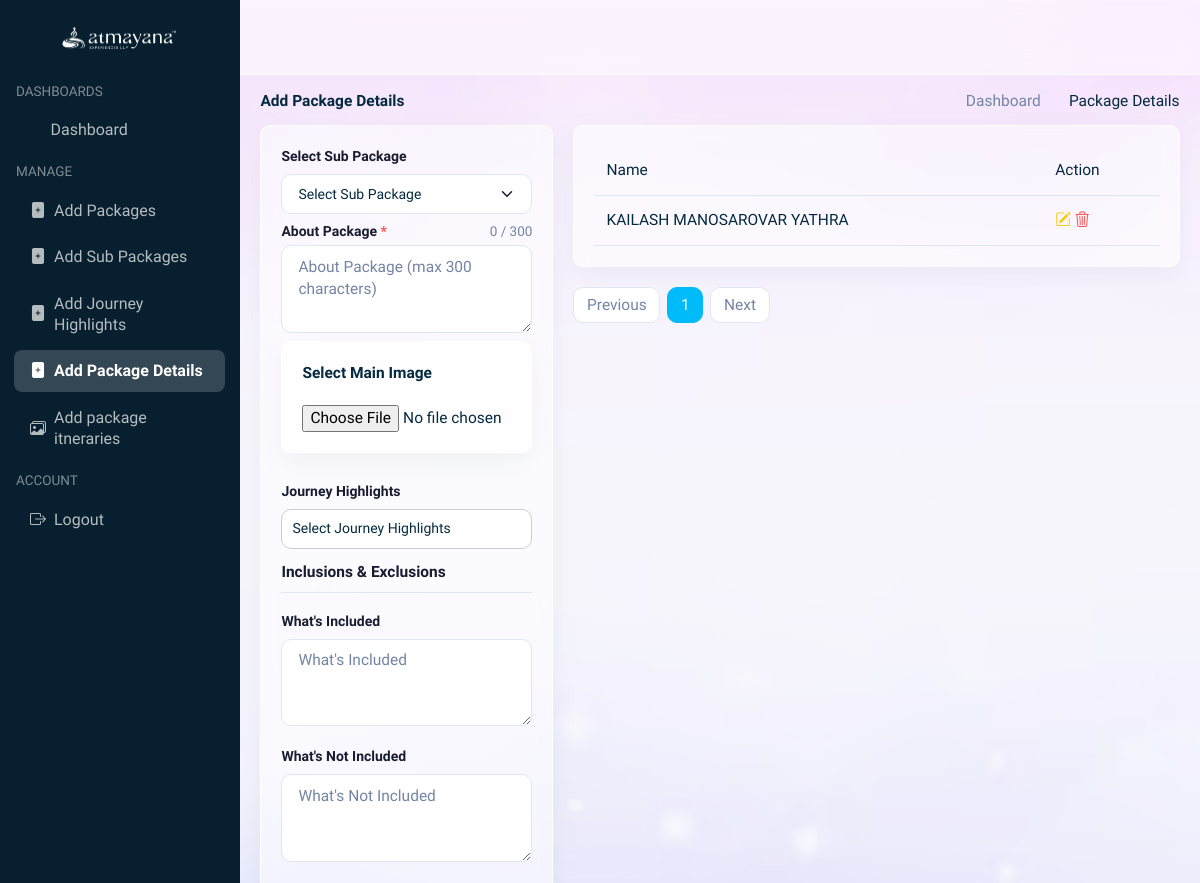
/addpackagedetails/ (signed in, upper part), run on an earlier commit of the app's database.
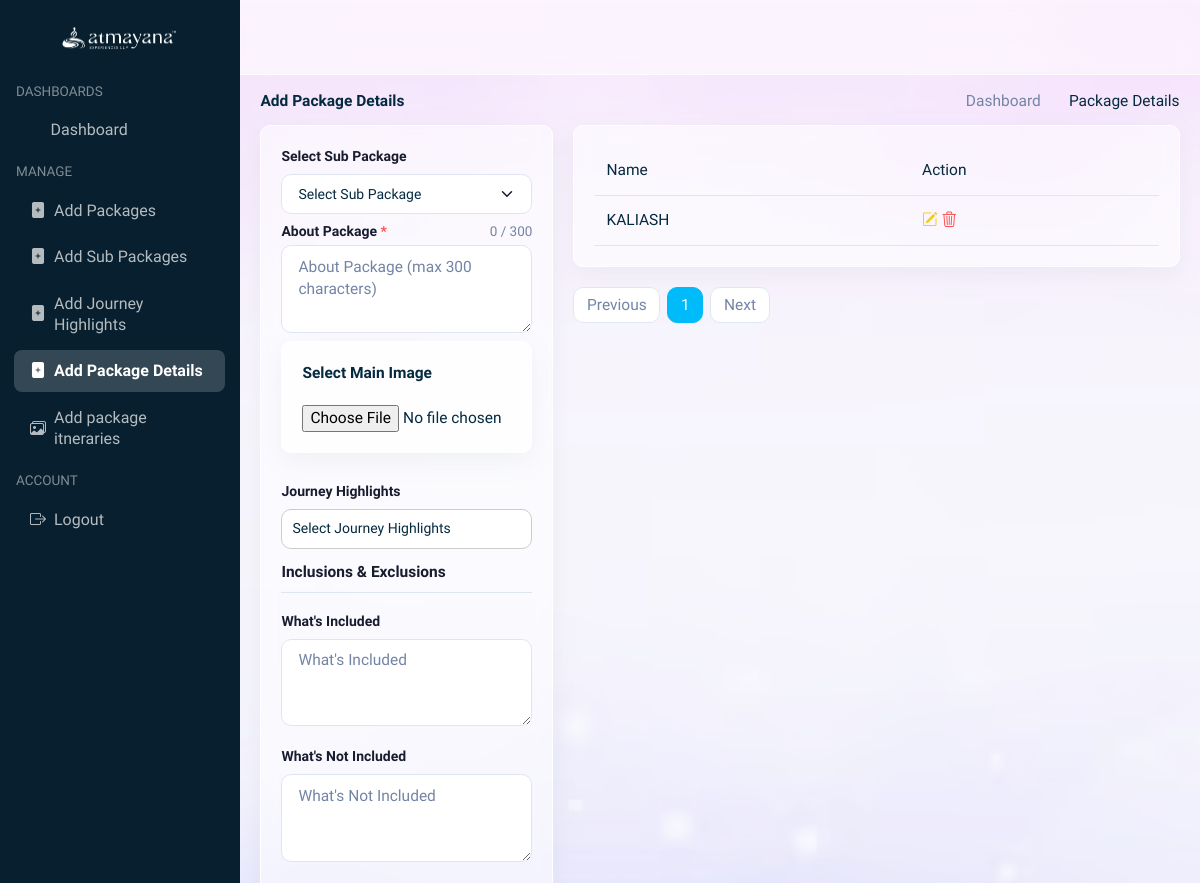
And on a later commit of the database.
### athmayaApp/models.py (models this page shows, shortened)
class PackageDetailsTwo(models.Model):
    STATUS_CHOICES = (
        ('Active', 'Active'),
        ('Inactive', 'Inactive'),
    )
    package = models.OneToOneField(
        Package,
        on_delete=models.CASCADE,
        related_name='details_two'
    )
    tour_highlights = models.ManyToManyField(
        TourHighlight,
        blank=True
    )
    about_package = models.TextField(null=True, blank=True)
    main_image = models.ImageField(
        upload_to='package_details/',
        null=True,
        blank=True
    )
    map_name = models.CharField(max_length=255, null=True, blank=True)
    map_details = models.TextField(null=True, blank=True)
    included = models.TextField(null=True, blank=True)
    not_included = models.TextField(null=True, blank=True)
    eligible = models.TextField(null=True, blank=True)
    tibet_visa = models.TextField(null=True, blank=True)
    payment_terms = models.TextField(null=True, blank=True)
    payment_schedule = models.TextField(null=True, blank=True)
    who_can_participate = models.TextField(
        null=True, blank=True,
        help_text="One point per line (e.g., 'Participants above 10 years of age')"
    )
    who_should_avoid = models.TextField(
        null=True, blank=True,
        help_text="One point per line (e.g., 'Asthma or chronic respiratory illnesses')"
    )
    medical_fitness = models.TextField(
        null=True, blank=True,
        help_text="One point per line (e.g., 'Undergo a complete medical examination before departure')"
    )
    documents_required = models.TextField(
        null=True, blank=True,
        help_text="One document per line (e.g., 'Aadhaar Card')"
    )
    travel_advisory = models.TextField(
        null=True, blank=True,
        help_text="Rich text / HTML content for Important Travel Advisory"
    )
    travel_tips = models.TextField(
        null=True, blank=True,
        help_text="Rich text / HTML content for Useful Travel Tips"
    )
    packing_checklist = models.TextField(
        null=True, blank=True,
        help_text="Rich text / HTML content for Packing Checklist"
    )
    additional_place_heading = models.CharField(
        max_length=255, null=True, blank=True,
        help_text="Heading for additional place visit (e.g. 'Lipulekh Pass Visit')"
    )
    additional_place_content = models.TextField(
        null=True, blank=True,
        help_text="Content details and conditions for additional place visit"
    )
    additional_permission_details = models.TextField(
        null=True, blank=True,
        help_text="Additional permission / cancellation disclaimer details"
    )
    packing_note = models.TextField(
        null=True, blank=True,
        help_text="Important note / caution at bottom of Packing Checklist"
    )
    created_at = models.DateTimeField(auto_now_add=True)
    updated_at = models.DateTimeField(auto_now=True)

class Package(models.Model):
    STATUS_CHOICES = (
        ('Active', 'Active'),
        ('Inactive', 'Inactive'),
    )
    name = models.CharField(max_length=255)
    category = models.ForeignKey(
        Category,
        on_delete=models.CASCADE,
        related_name='packages'
    )
    duration = models.CharField(max_length=100)
    amount = models.DecimalField(
        max_digits=10,
        decimal_places=2
    )
    status = models.CharField(
        max_length=10,
        choices=STATUS_CHOICES,
        default='Active'
    )
    image = models.ImageField(
        upload_to='packages/',
        null=True,
        blank=True
    )
    created_at = models.DateTimeField(auto_now_add=True)
    updated_at = models.DateTimeField(auto_now=True)

### athmayaApp/views.py (the view, shortened to what this page needs)
# urls.py: path('addpackagedetails/', views.add_package_details, name='add_package_details'),
@login_required(login_url='backoffice')
def add_package_details(request, edit_id=None):
    packages = Package.objects.select_related('category').all()
    highlights = TourHighlight.objects.all()
    edit_detail = None
    error_message = None
    page_number = request.POST.get('page_number') or request.GET.get('page', 1)
    if edit_id:
        edit_detail = get_object_or_404(PackageDetailsTwo, id=edit_id)
    detail_list = PackageDetailsTwo.objects.select_related('package').prefetch_related(
        'tour_highlights'
        ).order_by('-id')
    paginator = Paginator(detail_list, 4)
    package_details = paginator.get_page(page_number)
    return render(request, "useradmin/add_package_details.html", {
        'packages': packages,
        'highlights': highlights,
        'edit_detail': edit_detail,
        'package_details': package_details,
        'error_message': error_message,
    })

### templates/useradmin/add_package_details.html (shortened to what the changed rows need)
{% extends 'useradmin/base_admin.html' %}
{% load static %}
{% block extra_css %}
<link rel="stylesheet" href="{% static 'assets/css/filepond-plugin-image-preview.css' %}">
{% endblock %}
{% block content %}
<div class="position-relative">
    <div class="page-wrapper">
        <div class="container-fluid">
            <div class="row">
                <div class="col-md-8">
                    <div class="card">
                        <div class="card-body">
                            <div class="table-responsive">
                               <table class="table text-nowrap mb-0">
    <thead>
        <tr>
            <th scope="col">Name</th>
            <th scope="col">Action</th>
        </tr>
    </thead>
    <tbody>
        {% for detail in package_details %}
        <tr>
            <td>{{ detail.package.name | upper }}</td>
            <td>
                <a href="{% url 'edit_package_detail' detail.id %}?page={{ package_details.number }}" class="link link-warning">
                <i class="bi bi-pencil-square"></i>
                </a>
                <a href="{% url 'delete_package_detail' detail.id %}" class="link link-danger"
                    onclick="return confirm('Are you sure you want to delete this?')">
                    <i class="bi bi-trash3"></i>
                </a>
            </td>
        </tr>
        {% empty %}
        <tr>
            <td colspan="2" class="text-center">No records found.</td>
        </tr>
        {% endfor %}
    </tbody>
</table>
                            </div>
                        </div>
                    </div>
                    <div class="d-flex flex-end w-100 mt-2">
                        <nav aria-label="Page navigation">
                            <ul class="pagination">
                                {% for num in package_details.paginator.page_range %}
                                <li class="page-item {% if package_details.number == num %}active{% endif %}">
                                    <a class="page-link" href="?page={{ num }}">{{ num }}</a>
                                </li>
                                {% endfor %}
                            </ul>
                        </nav>
                    </div>
                </div>
            </div>
        </div>
    </div>
</div>
{% endblock %}

What changed in the data, as far as the page shows it:
removed PackageDetailsTwo: package.name "KAILASH MANOSAROVAR YATHRA"
added PackageDetailsTwo: package.name "KALIASH"
